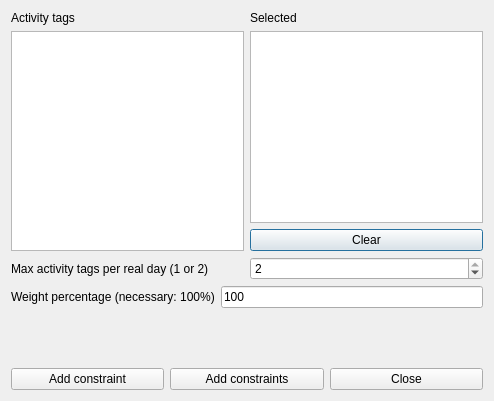
<?xml version="1.0" encoding="UTF-8"?>
<ui version="4.0">
 <class>AddConstraintTeachersMaxActivityTagsPerRealDayFromSetForm_template</class>
 <widget class="QDialog" name="AddConstraintTeachersMaxActivityTagsPerRealDayFromSetForm_template">
  <property name="geometry">
   <rect>
    <x>0</x>
    <y>0</y>
    <width>494</width>
    <height>401</height>
   </rect>
  </property>
  <property name="windowTitle">
   <string extracomment="This is the title of the dialog to add a new constraint of this type">Add teachers max activity tags per real day from set</string>
  </property>
  <layout class="QVBoxLayout" name="verticalLayout_4">
   <item>
    <layout class="QHBoxLayout" name="horizontalLayout_4">
     <item>
      <layout class="QVBoxLayout" name="verticalLayout_2">
       <item>
        <widget class="QLabel" name="label_2">
         <property name="text">
          <string>Activity tags</string>
         </property>
        </widget>
       </item>
       <item>
        <widget class="QListWidget" name="allActivityTagsListWidget"/>
       </item>
      </layout>
     </item>
     <item>
      <layout class="QVBoxLayout" name="verticalLayout">
       <item>
        <widget class="QLabel" name="label_3">
         <property name="text">
          <string comment="It refers to activity tags">Selected</string>
         </property>
        </widget>
       </item>
       <item>
        <widget class="QListWidget" name="selectedActivityTagsListWidget"/>
       </item>
       <item>
        <widget class="QPushButton" name="clearActivityTagsPushButton">
         <property name="text">
          <string>Clear</string>
         </property>
        </widget>
       </item>
      </layout>
     </item>
    </layout>
   </item>
   <item>
    <layout class="QHBoxLayout" name="horizontalLayout">
     <item>
      <widget class="QLabel" name="label">
       <property name="text">
        <string>Max activity tags per real day (1 or 2)</string>
       </property>
      </widget>
     </item>
     <item>
      <widget class="QSpinBox" name="maxActivityTagsSpinBox">
       <property name="minimum">
        <number>1</number>
       </property>
       <property name="maximum">
        <number>2</number>
       </property>
       <property name="value">
        <number>2</number>
       </property>
      </widget>
     </item>
    </layout>
   </item>
   <item>
    <layout class="QHBoxLayout" name="horizontalLayout_2">
     <item>
      <widget class="QLabel" name="weightTextLabel">
       <property name="frameShape">
        <enum>QFrame::NoFrame</enum>
       </property>
       <property name="frameShadow">
        <enum>QFrame::Plain</enum>
       </property>
       <property name="text">
        <string>Weight percentage (necessary: 100%)</string>
       </property>
       <property name="wordWrap">
        <bool>false</bool>
       </property>
      </widget>
     </item>
     <item>
      <widget class="QLineEdit" name="weightLineEdit">
       <property name="text">
        <string notr="true">100</string>
       </property>
      </widget>
     </item>
    </layout>
   </item>
   <item>
    <spacer name="verticalSpacer">
     <property name="orientation">
      <enum>Qt::Vertical</enum>
     </property>
     <property name="sizeHint" stdset="0">
      <size>
       <width>20</width>
       <height>32</height>
      </size>
     </property>
    </spacer>
   </item>
   <item>
    <layout class="QHBoxLayout" name="horizontalLayout_3">
     <item>
      <widget class="QPushButton" name="addConstraintPushButton">
       <property name="text">
        <string>Add constraint</string>
       </property>
      </widget>
     </item>
     <item>
      <widget class="QPushButton" name="addConstraintsPushButton">
       <property name="text">
        <string>Add constraints</string>
       </property>
      </widget>
     </item>
     <item>
      <widget class="QPushButton" name="closePushButton">
       <property name="text">
        <string>Close</string>
       </property>
      </widget>
     </item>
    </layout>
   </item>
  </layout>
 </widget>
 <layoutdefault spacing="6" margin="11"/>
 <resources/>
 <connections/>
</ui>
